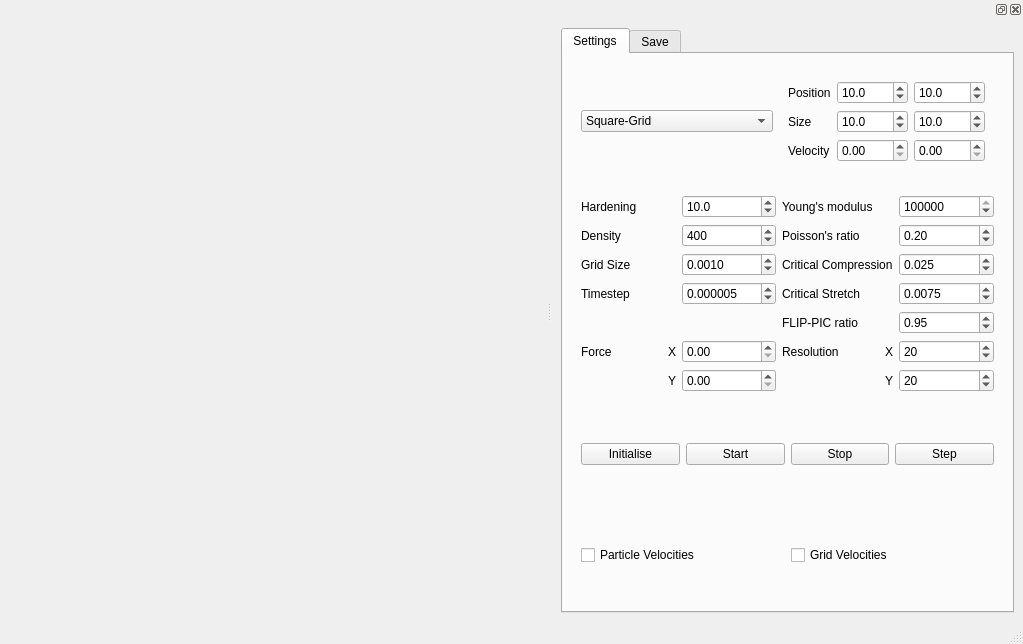
<?xml version="1.0" encoding="UTF-8"?>
<ui version="4.0">
 <class>MainWindow</class>
 <widget class="QMainWindow" name="MainWindow">
  <property name="geometry">
   <rect>
    <x>0</x>
    <y>0</y>
    <width>1023</width>
    <height>644</height>
   </rect>
  </property>
  <property name="windowTitle">
   <string>MainWindow</string>
  </property>
  <widget class="QWidget" name="centralwidget">
   <layout class="QGridLayout" name="m_mainWindowGridLayout">
    <item row="0" column="0">
     <spacer name="horizontalSpacer">
      <property name="orientation">
       <enum>Qt::Horizontal</enum>
      </property>
      <property name="sizeHint" stdset="0">
       <size>
        <width>552</width>
        <height>0</height>
       </size>
      </property>
     </spacer>
    </item>
   </layout>
  </widget>
  <widget class="QMenuBar" name="menubar">
   <property name="geometry">
    <rect>
     <x>0</x>
     <y>0</y>
     <width>1023</width>
     <height>25</height>
    </rect>
   </property>
  </widget>
  <widget class="QStatusBar" name="statusbar"/>
  <widget class="QDockWidget" name="dockWidget">
   <property name="minimumSize">
    <size>
     <width>471</width>
     <height>594</height>
    </size>
   </property>
   <attribute name="dockWidgetArea">
    <number>2</number>
   </attribute>
   <widget class="QWidget" name="dockWidgetContents">
    <layout class="QVBoxLayout" name="verticalLayout">
     <item>
      <widget class="QTabWidget" name="tabWidget">
       <property name="currentIndex">
        <number>0</number>
       </property>
       <widget class="QWidget" name="tab">
        <attribute name="title">
         <string>Settings</string>
        </attribute>
        <layout class="QVBoxLayout" name="verticalLayout_4">
         <item>
          <widget class="QWidget" name="widget_4" native="true">
           <layout class="QGridLayout" name="gridLayout_3">
            <item row="0" column="1">
             <widget class="QComboBox" name="m_shape">
              <item>
               <property name="text">
                <string>Square-Grid</string>
               </property>
              </item>
              <item>
               <property name="text">
                <string>Square-Rand</string>
               </property>
              </item>
              <item>
               <property name="text">
                <string>Circle-LowRes</string>
               </property>
              </item>
              <item>
               <property name="text">
                <string>Circle-HighRes</string>
               </property>
              </item>
             </widget>
            </item>
            <item row="0" column="2">
             <widget class="QWidget" name="widget_5" native="true">
              <layout class="QGridLayout" name="gridLayout_4">
               <item row="1" column="0">
                <widget class="QLabel" name="label_13">
                 <property name="text">
                  <string>Size</string>
                 </property>
                </widget>
               </item>
               <item row="1" column="1">
                <widget class="QDoubleSpinBox" name="m_sizeX">
                 <property name="decimals">
                  <number>1</number>
                 </property>
                 <property name="maximum">
                  <double>10000.000000000000000</double>
                 </property>
                 <property name="value">
                  <double>10.000000000000000</double>
                 </property>
                </widget>
               </item>
               <item row="0" column="2">
                <widget class="QDoubleSpinBox" name="m_posY">
                 <property name="decimals">
                  <number>1</number>
                 </property>
                 <property name="maximum">
                  <double>10000.000000000000000</double>
                 </property>
                 <property name="value">
                  <double>10.000000000000000</double>
                 </property>
                </widget>
               </item>
               <item row="0" column="1">
                <widget class="QDoubleSpinBox" name="m_posX">
                 <property name="decimals">
                  <number>1</number>
                 </property>
                 <property name="maximum">
                  <double>10000.000000000000000</double>
                 </property>
                 <property name="value">
                  <double>10.000000000000000</double>
                 </property>
                </widget>
               </item>
               <item row="0" column="0">
                <widget class="QLabel" name="label_12">
                 <property name="text">
                  <string>Position</string>
                 </property>
                </widget>
               </item>
               <item row="1" column="2">
                <widget class="QDoubleSpinBox" name="m_sizeY">
                 <property name="decimals">
                  <number>1</number>
                 </property>
                 <property name="maximum">
                  <double>10000.000000000000000</double>
                 </property>
                 <property name="value">
                  <double>10.000000000000000</double>
                 </property>
                </widget>
               </item>
               <item row="2" column="0">
                <widget class="QLabel" name="label_18">
                 <property name="text">
                  <string>Velocity</string>
                 </property>
                </widget>
               </item>
               <item row="2" column="1">
                <widget class="QDoubleSpinBox" name="m_velX">
                 <property name="decimals">
                  <number>2</number>
                 </property>
                </widget>
               </item>
               <item row="2" column="2">
                <widget class="QDoubleSpinBox" name="m_velY">
                 <property name="decimals">
                  <number>2</number>
                 </property>
                </widget>
               </item>
              </layout>
             </widget>
            </item>
           </layout>
          </widget>
         </item>
         <item>
          <widget class="QWidget" name="widget" native="true">
           <layout class="QGridLayout" name="gridLayout_2">
            <item row="3" column="4">
             <widget class="QDoubleSpinBox" name="m_poisson">
              <property name="decimals">
               <number>2</number>
              </property>
              <property name="singleStep">
               <double>0.010000000000000</double>
              </property>
              <property name="value">
               <double>0.200000000000000</double>
              </property>
             </widget>
            </item>
            <item row="2" column="3">
             <widget class="QLabel" name="label">
              <property name="text">
               <string>Young's modulus</string>
              </property>
             </widget>
            </item>
            <item row="3" column="3">
             <widget class="QLabel" name="label_2">
              <property name="text">
               <string>Poisson's ratio</string>
              </property>
             </widget>
            </item>
            <item row="7" column="2">
             <widget class="QDoubleSpinBox" name="m_forceX"/>
            </item>
            <item row="7" column="0">
             <layout class="QHBoxLayout" name="horizontalLayout_2">
              <item>
               <widget class="QLabel" name="label_14">
                <property name="text">
                 <string>Force   </string>
                </property>
               </widget>
              </item>
              <item>
               <widget class="QLabel" name="label_15">
                <property name="text">
                 <string>X</string>
                </property>
                <property name="alignment">
                 <set>Qt::AlignRight|Qt::AlignTrailing|Qt::AlignVCenter</set>
                </property>
               </widget>
              </item>
             </layout>
            </item>
            <item row="6" column="3">
             <widget class="QLabel" name="label_7">
              <property name="text">
               <string>FLIP-PIC ratio</string>
              </property>
             </widget>
            </item>
            <item row="2" column="2">
             <widget class="QDoubleSpinBox" name="m_hardening">
              <property name="decimals">
               <number>1</number>
              </property>
              <property name="value">
               <double>10.000000000000000</double>
              </property>
             </widget>
            </item>
            <item row="5" column="2">
             <widget class="QDoubleSpinBox" name="m_timestep">
              <property name="decimals">
               <number>6</number>
              </property>
              <property name="value">
               <double>0.000005000000000</double>
              </property>
             </widget>
            </item>
            <item row="4" column="3">
             <widget class="QLabel" name="label_5">
              <property name="text">
               <string>Critical Compression</string>
              </property>
             </widget>
            </item>
            <item row="2" column="0">
             <widget class="QLabel" name="label_4">
              <property name="text">
               <string>Hardening</string>
              </property>
             </widget>
            </item>
            <item row="3" column="2">
             <widget class="QDoubleSpinBox" name="m_density">
              <property name="decimals">
               <number>0</number>
              </property>
              <property name="maximum">
               <double>1000.000000000000000</double>
              </property>
              <property name="value">
               <double>400.000000000000000</double>
              </property>
             </widget>
            </item>
            <item row="4" column="4">
             <widget class="QDoubleSpinBox" name="m_compression">
              <property name="decimals">
               <number>3</number>
              </property>
              <property name="singleStep">
               <double>0.001000000000000</double>
              </property>
              <property name="value">
               <double>0.025000000000000</double>
              </property>
             </widget>
            </item>
            <item row="4" column="2">
             <widget class="QDoubleSpinBox" name="m_gridsize">
              <property name="decimals">
               <number>4</number>
              </property>
              <property name="singleStep">
               <double>0.000100000000000</double>
              </property>
              <property name="value">
               <double>0.001000000000000</double>
              </property>
             </widget>
            </item>
            <item row="8" column="2">
             <widget class="QDoubleSpinBox" name="m_forceY"/>
            </item>
            <item row="5" column="4">
             <widget class="QDoubleSpinBox" name="m_stretch">
              <property name="decimals">
               <number>4</number>
              </property>
              <property name="minimum">
               <double>0.000000000000000</double>
              </property>
              <property name="singleStep">
               <double>0.000100000000000</double>
              </property>
              <property name="value">
               <double>0.007500000000000</double>
              </property>
             </widget>
            </item>
            <item row="4" column="0">
             <widget class="QLabel" name="label_8">
              <property name="text">
               <string>Grid Size</string>
              </property>
             </widget>
            </item>
            <item row="2" column="4">
             <widget class="QDoubleSpinBox" name="m_youngs">
              <property name="decimals">
               <number>0</number>
              </property>
              <property name="maximum">
               <double>1000000.000000000000000</double>
              </property>
              <property name="value">
               <double>140000.000000000000000</double>
              </property>
             </widget>
            </item>
            <item row="6" column="4">
             <widget class="QDoubleSpinBox" name="m_blending">
              <property name="maximum">
               <double>1.000000000000000</double>
              </property>
              <property name="singleStep">
               <double>0.010000000000000</double>
              </property>
              <property name="value">
               <double>0.950000000000000</double>
              </property>
             </widget>
            </item>
            <item row="5" column="3">
             <widget class="QLabel" name="label_6">
              <property name="text">
               <string>Critical Stretch</string>
              </property>
             </widget>
            </item>
            <item row="3" column="0">
             <widget class="QLabel" name="label_3">
              <property name="text">
               <string>Density</string>
              </property>
             </widget>
            </item>
            <item row="5" column="0">
             <widget class="QLabel" name="label_10">
              <property name="text">
               <string>Timestep</string>
              </property>
             </widget>
            </item>
            <item row="7" column="3">
             <layout class="QHBoxLayout" name="horizontalLayout_4">
              <item>
               <widget class="QLabel" name="label_11">
                <property name="text">
                 <string>Resolution</string>
                </property>
               </widget>
              </item>
              <item>
               <widget class="QLabel" name="label_16">
                <property name="text">
                 <string>X</string>
                </property>
                <property name="alignment">
                 <set>Qt::AlignRight|Qt::AlignTrailing|Qt::AlignVCenter</set>
                </property>
               </widget>
              </item>
             </layout>
            </item>
            <item row="8" column="3">
             <widget class="QLabel" name="label_17">
              <property name="text">
               <string>Y</string>
              </property>
              <property name="alignment">
               <set>Qt::AlignRight|Qt::AlignTrailing|Qt::AlignVCenter</set>
              </property>
             </widget>
            </item>
            <item row="8" column="0">
             <widget class="QLabel" name="label_9">
              <property name="text">
               <string>Y</string>
              </property>
              <property name="alignment">
               <set>Qt::AlignRight|Qt::AlignTrailing|Qt::AlignVCenter</set>
              </property>
             </widget>
            </item>
            <item row="7" column="4">
             <widget class="QSpinBox" name="m_resX">
              <property name="minimum">
               <number>1</number>
              </property>
              <property name="maximum">
               <number>10000</number>
              </property>
              <property name="value">
               <number>20</number>
              </property>
             </widget>
            </item>
            <item row="8" column="4">
             <widget class="QSpinBox" name="m_resY">
              <property name="minimum">
               <number>1</number>
              </property>
              <property name="maximum">
               <number>10000</number>
              </property>
              <property name="value">
               <number>20</number>
              </property>
             </widget>
            </item>
           </layout>
          </widget>
         </item>
         <item>
          <widget class="QWidget" name="widget_2" native="true">
           <layout class="QHBoxLayout" name="horizontalLayout_6">
            <item>
             <widget class="QPushButton" name="m_initialise">
              <property name="text">
               <string>Initialise</string>
              </property>
             </widget>
            </item>
            <item>
             <widget class="QPushButton" name="m_start">
              <property name="text">
               <string>Start</string>
              </property>
             </widget>
            </item>
            <item>
             <widget class="QPushButton" name="m_stop">
              <property name="text">
               <string>Stop</string>
              </property>
             </widget>
            </item>
            <item>
             <widget class="QPushButton" name="m_step">
              <property name="text">
               <string>Step</string>
              </property>
             </widget>
            </item>
           </layout>
          </widget>
         </item>
         <item>
          <widget class="QWidget" name="widget_3" native="true">
           <layout class="QHBoxLayout" name="horizontalLayout">
            <item>
             <widget class="QCheckBox" name="m_particleVel">
              <property name="text">
               <string>Particle Velocities</string>
              </property>
             </widget>
            </item>
            <item>
             <widget class="QCheckBox" name="m_gridVel">
              <property name="text">
               <string>Grid Velocities</string>
              </property>
             </widget>
            </item>
           </layout>
          </widget>
         </item>
        </layout>
       </widget>
       <widget class="QWidget" name="tab_2">
        <attribute name="title">
         <string>Save</string>
        </attribute>
        <layout class="QVBoxLayout" name="verticalLayout_3">
         <item>
          <widget class="QWidget" name="widget_6" native="true">
           <layout class="QFormLayout" name="formLayout">
            <item row="0" column="0">
             <widget class="QLabel" name="label_20">
              <property name="text">
               <string>File Name</string>
              </property>
             </widget>
            </item>
            <item row="0" column="1">
             <widget class="QLineEdit" name="m_filename"/>
            </item>
            <item row="1" column="0">
             <widget class="QLabel" name="label_21">
              <property name="text">
               <string>No. of Frames</string>
              </property>
             </widget>
            </item>
            <item row="1" column="1">
             <widget class="QSpinBox" name="m_frame">
              <property name="maximum">
               <number>500</number>
              </property>
              <property name="value">
               <number>50</number>
              </property>
             </widget>
            </item>
           </layout>
          </widget>
         </item>
         <item>
          <widget class="QWidget" name="widget_8" native="true">
           <layout class="QGridLayout" name="gridLayout">
            <item row="0" column="1">
             <widget class="QPushButton" name="m_save">
              <property name="text">
               <string>Save</string>
              </property>
             </widget>
            </item>
            <item row="0" column="0">
             <spacer name="horizontalSpacer_2">
              <property name="orientation">
               <enum>Qt::Horizontal</enum>
              </property>
              <property name="sizeHint" stdset="0">
               <size>
                <width>40</width>
                <height>20</height>
               </size>
              </property>
             </spacer>
            </item>
           </layout>
          </widget>
         </item>
         <item>
          <widget class="QWidget" name="widget_7" native="true">
           <layout class="QGridLayout" name="gridLayout_5">
            <item row="1" column="1">
             <widget class="QLineEdit" name="m_textfile"/>
            </item>
            <item row="1" column="2">
             <widget class="QToolButton" name="m_lookup">
              <property name="text">
               <string>...</string>
              </property>
             </widget>
            </item>
            <item row="1" column="0">
             <widget class="QLabel" name="label_19">
              <property name="text">
               <string>File</string>
              </property>
             </widget>
            </item>
           </layout>
          </widget>
         </item>
         <item>
          <widget class="QWidget" name="widget_9" native="true">
           <layout class="QGridLayout" name="gridLayout_6">
            <item row="0" column="1">
             <widget class="QPushButton" name="m_play">
              <property name="text">
               <string>Play</string>
              </property>
             </widget>
            </item>
            <item row="0" column="0">
             <spacer name="horizontalSpacer_3">
              <property name="orientation">
               <enum>Qt::Horizontal</enum>
              </property>
              <property name="sizeHint" stdset="0">
               <size>
                <width>40</width>
                <height>20</height>
               </size>
              </property>
             </spacer>
            </item>
           </layout>
          </widget>
         </item>
         <item>
          <spacer name="verticalSpacer">
           <property name="orientation">
            <enum>Qt::Vertical</enum>
           </property>
           <property name="sizeHint" stdset="0">
            <size>
             <width>20</width>
             <height>375</height>
            </size>
           </property>
          </spacer>
         </item>
        </layout>
       </widget>
      </widget>
     </item>
    </layout>
   </widget>
  </widget>
 </widget>
 <tabstops>
  <tabstop>m_shape</tabstop>
  <tabstop>m_posX</tabstop>
  <tabstop>m_posY</tabstop>
  <tabstop>m_sizeX</tabstop>
  <tabstop>m_sizeY</tabstop>
  <tabstop>m_velX</tabstop>
  <tabstop>m_velY</tabstop>
  <tabstop>m_hardening</tabstop>
  <tabstop>m_density</tabstop>
  <tabstop>m_gridsize</tabstop>
  <tabstop>m_timestep</tabstop>
  <tabstop>m_youngs</tabstop>
  <tabstop>m_poisson</tabstop>
  <tabstop>m_compression</tabstop>
  <tabstop>m_stretch</tabstop>
  <tabstop>m_blending</tabstop>
  <tabstop>m_forceX</tabstop>
  <tabstop>m_forceY</tabstop>
  <tabstop>m_resX</tabstop>
  <tabstop>m_resY</tabstop>
  <tabstop>m_initialise</tabstop>
  <tabstop>m_start</tabstop>
  <tabstop>m_stop</tabstop>
  <tabstop>m_step</tabstop>
  <tabstop>m_particleVel</tabstop>
  <tabstop>m_gridVel</tabstop>
  <tabstop>m_filename</tabstop>
  <tabstop>m_frame</tabstop>
 </tabstops>
 <resources/>
 <connections/>
</ui>
